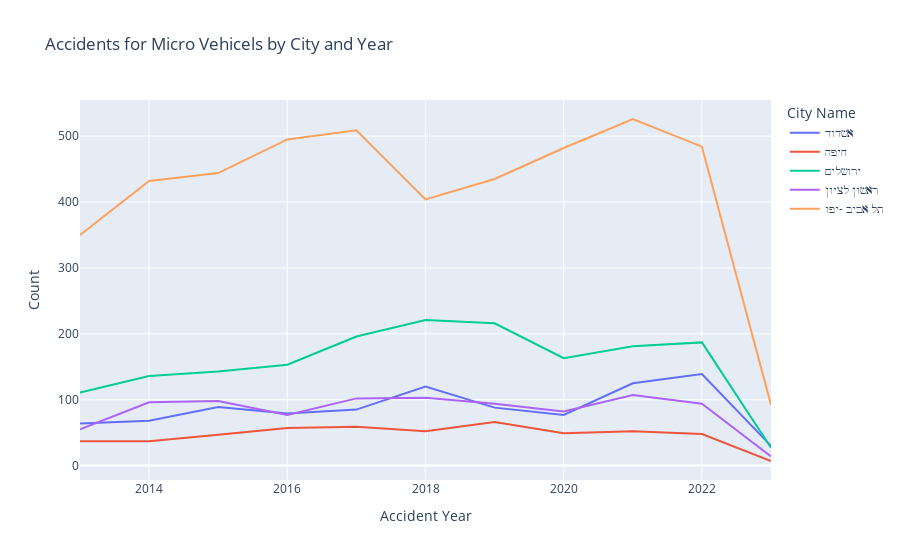

Notebook code for this chart:
### Code cell
fig = px.line(
    imh_mv_sc_long,
    x='accident_year',
    y='count',
    color='involve_yishuv_name',  # Differentiates the bars by vehicle type
    title='Accidents for Micro Vehicels by City and Year',
    labels={'count': 'Count', 'accident_year': 'Accident Year', 'involve_yishuv_name': 'City Name'}
)

# Update the layout if you need to customize the appearance
fig.update_layout(
    xaxis_title='Accident Year',
    yaxis_title='Count',
    legend_title='City Name',
    xaxis={'categoryorder':'total descending'}
)

# Show the plot
fig.show()

### Figure 1 — Plotly figure (JSON) as saved in the notebook; plotly's stock layout.template omitted (floating-point values rounded to 4 significant figures)
{"data": [{"hovertemplate": "City Name=אשדוד<br>Accident Year=%{x}<br>Count=%{y}<extra></extra>", "legendgroup": "אשדוד", "line": {"color": "#636efa", "dash": "solid"}, "marker": {"symbol": "circle"}, "mode": "lines", "name": "אשדוד", "orientation": "v", "showlegend": true, "type": "scatter", "x": [2013, 2014, 2015, 2016, 2017, 2018, 2019, 2020, 2021, 2022, 2023], "xaxis": "x", "y": [64, 68, 89, 79, 85, 120, 88, 77, 125, 139, 30], "yaxis": "y"}, {"hovertemplate": "City Name=חיפה<br>Accident Year=%{x}<br>Count=%{y}<extra></extra>", "legendgroup": "חיפה", "line": {"color": "#EF553B", "dash": "solid"}, "marker": {"symbol": "circle"}, "mode": "lines", "name": "חיפה", "orientation": "v", "showlegend": true, "type": "scatter", "x": [2013, 2014, 2015, 2016, 2017, 2018, 2019, 2020, 2021, 2022, 2023], "xaxis": "x", "y": [37, 37, 47, 57, 59, 52, 66, 49, 52, 48, 7], "yaxis": "y"}, {"hovertemplate": "City Name=ירושלים<br>Accident Year=%{x}<br>Count=%{y}<extra></extra>", "legendgroup": "ירושלים", "line": {"color": "#00cc96", "dash": "solid"}, "marker": {"symbol": "circle"}, "mode": "lines", "name": "ירושלים", "orientation": "v", "showlegend": true, "type": "scatter", "x": [2013, 2014, 2015, 2016, 2017, 2018, 2019, 2020, 2021, 2022, 2023], "xaxis": "x", "y": [111, 136, 143, 153, 196, 221, 216, 163, 181, 187, 27], "yaxis": "y"}, {"hovertemplate": "City Name=ראשון לציון<br>Accident Year=%{x}<br>Count=%{y}<extra></extra>", "legendgroup": "ראשון לציון", "line": {"color": "#ab63fa", "dash": "solid"}, "marker": {"symbol": "circle"}, "mode": "lines", "name": "ראשון לציון", "orientation": "v", "showlegend": true, "type": "scatter", "x": [2013, 2014, 2015, 2016, 2017, 2018, 2019, 2020, 2021, 2022, 2023], "xaxis": "x", "y": [55, 96, 98, 77, 102, 103, 94, 82, 107, 94, 14], "yaxis": "y"}, {"hovertemplate": "City Name=תל אביב -יפו<br>Accident Year=%{x}<br>Count=%{y}<extra></extra>", "legendgroup": "תל אביב -יפו", "line": {"color": "#FFA15A", "dash": "solid"}, "marker": {"symbol": "circle"}, "mode": "lines", "name": "תל אביב -יפו", "orientation": "v", "showlegend": true, "type": "scatter", "x": [2013, 2014, 2015, 2016, 2017, 2018, 2019, 2020, 2021, 2022, 2023], "xaxis": "x", "y": [350, 432, 444, 495, 509, 404, 435, 482, 526, 484, 92], "yaxis": "y"}], "layout": {"legend": {"title": {"text": "City Name"}, "tracegroupgap": 0}, "title": {"text": "Accidents for Micro Vehicels by City and Year"}, "xaxis": {"anchor": "y", "categoryorder": "total descending", "domain": [0, 1], "title": {"text": "Accident Year"}}, "yaxis": {"anchor": "x", "domain": [0, 1], "title": {"text": "Count"}}}}
